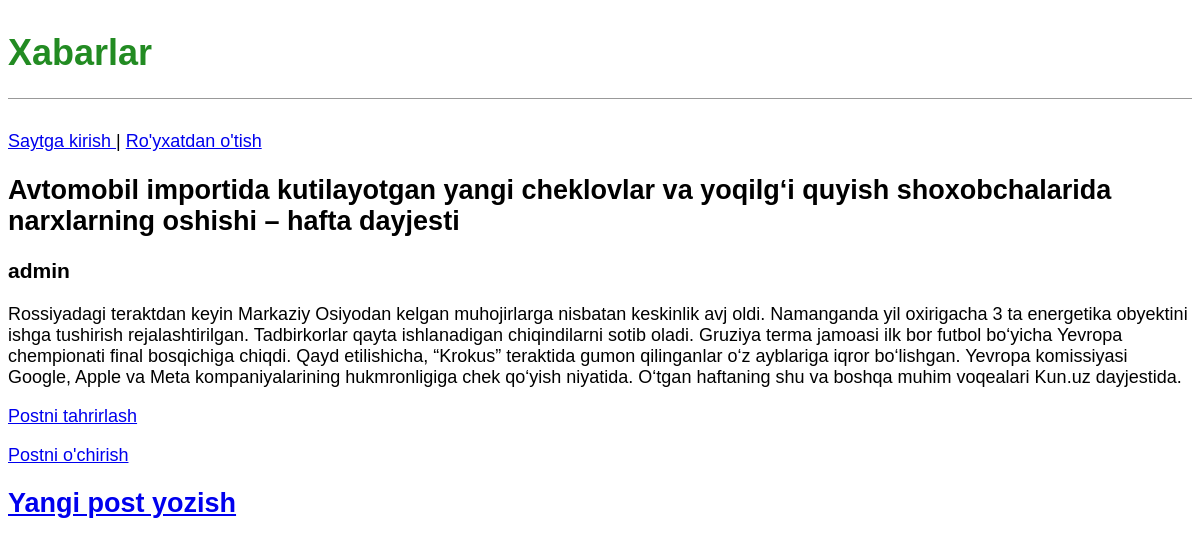
The app's page /post/2/ with its own data.
### blog/models.py (models this page shows, shortened)
class Post(models.Model):
    title = models.CharField(max_length=200)
    author = models.ForeignKey(
        'auth.User',
        on_delete=models.CASCADE
    )
    body = models.TextField()

### blog/views.py (the view)
# urls.py: path('post/<int:pk>/', BlogDetailView.as_view(), name='post_detail'),
class BlogDetailView(DetailView):
    model = Post
    template_name = 'post_detail.html'

### templates/post_detail.html
{% extends 'base.html' %}
{% block content %}
    <div class="post=entry">
        <h2>{{ post.title }}</h2>
        <h3>{{ post.author }}</h3>
        <p>{{ post.body}}</p>
    </div>
    <p><a href="{% url 'post_edit' post.pk %}">Postni tahrirlash</a></p>
    <p><a href="{% url 'post_delete' post.pk %}">Postni o'chirish</a></p>
{% endblock content %}

### templates/base.html (shortened to what this page needs)
{% load static %}
<!DOCTYPE html>
<html lang="en">
<head>
    <link rel="stylesheet" href="{% static 'css/base.css' %}">
</head>
<body>
    <header>
        <h1><a href="{% url 'home' %}">Xabarlar</a></h1>
    </header>
    {% if user.is_authenticated %}
        <p>Xushkelibsiz, {{ user.username }}</p>
        <p>
            <form action="{% url 'logout' %}" method="post">
            {% csrf_token %}
            {{ form.as_p }}
            <button type="submit">Chiqish</button>
        </form>
        </p>
    {% else %}
        <p>
            <a href="{% url 'login' %}"> Saytga kirish </a> |
            <a href="{% url 'signup' %}"> Ro'yxatdan o'tish </a>
        </p>
    {% endif %}
    <div>
        {% block content %}
        {% endblock content %}
    </div>
    <footer>
        <h2><a href="{% url 'post_new' %}">Yangi post yozish</a> </h2>
    </footer>
</body>
</html>

### static/css/base.css (style rules this page uses)
header { border-bottom: 1px solid #999; margin-bottom: 2rem; display: flex; }
body { font-family: 'Noto Sans JP', sans-serif; font-size: 18px; }
header h1 a { color: ForestGreen; text-decoration: none; }

### records on screen
Post: title "Avtomobil importida kutilayotgan yangi cheklovlar va yoqilg‘i quyish shoxobchalarida narxlarning oshishi – hafta dayjesti", author "admin", body "Rossiyadagi teraktdan keyin Markaziy Osiyodan kelgan muhojirlarga nisbatan keskinlik avj oldi. Namanganda yil oxirigacha 3 ta energetika obyektini ishga tushirish rejalashtirilgan. Tadbirkorlar qayta ishlanadigan chiqindilarni sotib oladi. Gruziya terma jamoasi ilk bor futbol bo‘yicha Yevropa chempionati final bosqichiga chiqdi. Qayd etilishicha, “Krokus” teraktida gumon qilinganlar o‘z ayblariga iqror bo‘lishgan. Yevropa komissiyasi Google, Apple va Meta kompaniyalarining hukmronligiga chek qo‘yish niyatida. O‘tgan haftaning shu va boshqa muhim voqealari Kun.uz dayjestida."
